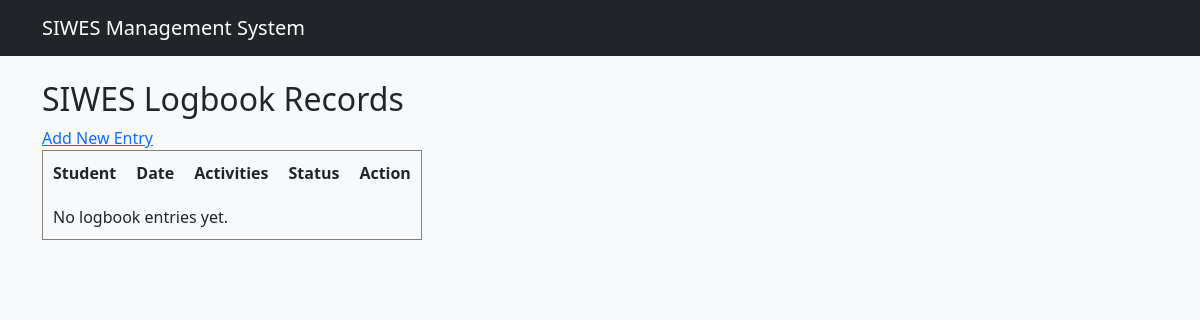
The app's page /students/logbook/, older data.
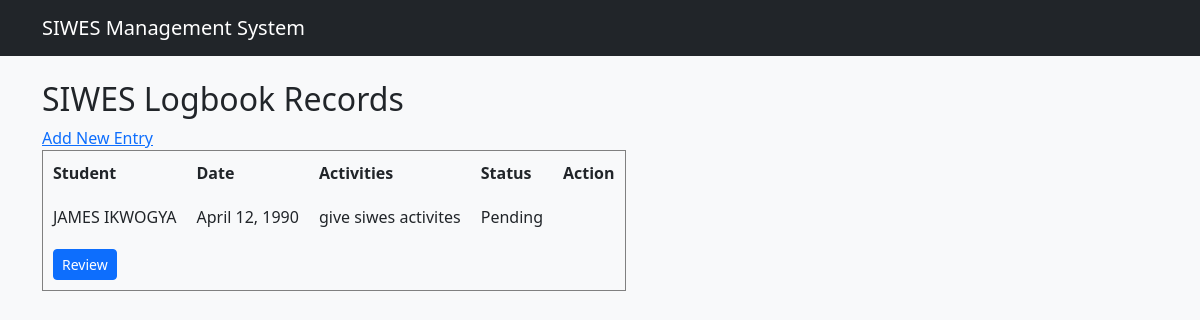
The same page, newer data.
### students/models.py (models this page shows, shortened)
class Logbook(models.Model):
    STATUS_CHOICES = [
        ('Pending', 'Pending'),
        ('Approved', 'Approved'),
        ('Rejected', 'Rejected'),
    ]
    student = models.ForeignKey(
        Student,
        on_delete=models.CASCADE
    )
    supervisor = models.ForeignKey(
        Supervisor,
        on_delete=models.SET_NULL,
        null=True,
        blank=True
    )
    date = models.DateField()
    activities = models.TextField()
    skills_learned = models.TextField(blank=True)
    challenges = models.TextField(blank=True)
    status = models.CharField(
        max_length=20,
        choices=STATUS_CHOICES,
        default='Pending'
    )
    supervisor_comment = models.TextField(blank=True)
    created_at = models.DateTimeField(auto_now_add=True)

class Student(models.Model):
    first_name = models.CharField(max_length=100)
    last_name = models.CharField(max_length=100)
    matric_number = models.CharField(
        max_length=30,
        unique=True
    )
    department = models.CharField(max_length=100)
    institution = models.CharField(max_length=150)
    email = models.EmailField(unique=True)
    phone = models.CharField(max_length=20)
    date_registered = models.DateTimeField(
        auto_now_add=True
    )
    def __str__(self):
        return f"{self.first_name} {self.last_name}"

### students/views.py (the view)
# urls.py: path('logbook/', views.logbook_list, name='logbook_list'),
def logbook_list(request):
    logbooks = Logbook.objects.all().order_by('-date')
    return render(request, 'students/logbook_list.html', {
        'logbooks': logbooks
    })

### students/templates/students/logbook_list.html
{% extends 'students/base.html' %}
{% block content %}
<h2>SIWES Logbook Records</h2>
<a href="{% url 'logbook_create' %}">Add New Entry</a>
<table border="1" cellpadding="10">
    <tr>
        <th>Student</th>
        <th>Date</th>
        <th>Activities</th>
        <th>Status</th>
        <th>Action</th>
    </tr>
    {% for logbook in logbooks %}
    <tr>
        <td>{{ logbook.student }}</td>
        <td>{{ logbook.date }}</td>
        <td>{{ logbook.activities }}</td>
        <td>{{ logbook.status }}</td>
    </tr>
    <td>
        <a href="{% url 'logbook_review' logbook.id %}" class="btn btn-primary btn-sm">
            Review
        </a>
    </td>
    {% empty %}
    <tr>
        <td colspan="4">No logbook entries yet.</td>
    </tr>
    {% endfor %}
</table>
{% endblock %}

Row changes from the older to the newer data that the page shows:
added Logbook: student "JAMES IKWOGYA", date "April 12, 1990", activities "give siwes activites", status "Pending"
Text that changed along with them:
text no longer shown: "No logbook entries yet."
